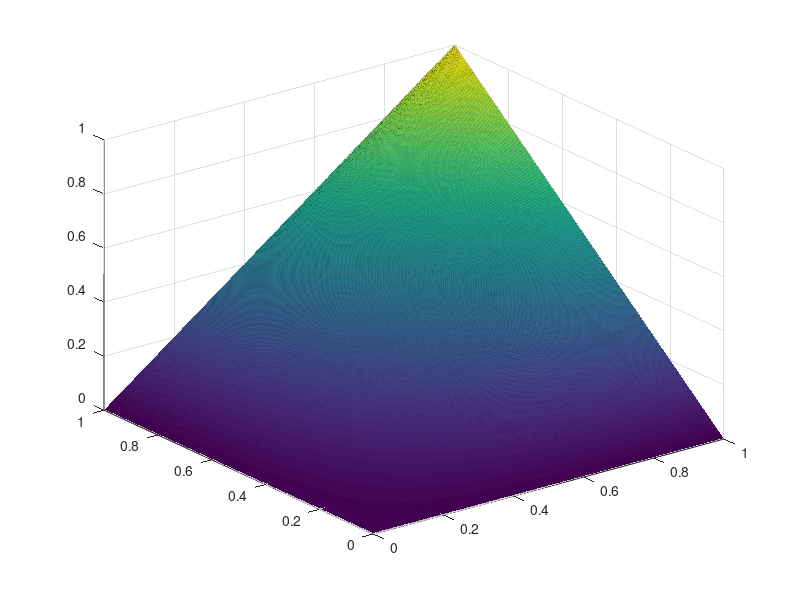

Here is the MATLAB script that generated this plot: (Note: this script raises an error after producing the figure.)
close all

% Reward parameter
Ra                  = 0:.001:1;
Rb                  = 0:.001:1;
R                   = 1;

%% NEUTRAL
for iA = 1:length(Ra)
    for iB = 1:length(Rb)
        RA(iA,iB) 	= (Ra(iA) * Rb(iB)) * R;
        RB(iA,iB) 	= (Ra(iA) * Rb(iB)) * R;
    end
end

f                   = figure;
im                  = surf(Ra,Rb,RA);
im.LineStyle        = 'none';
ax                  = gca;
ax.Title.String     = 'NEUTRAL: Reward Player A';
ax.XTick            = [0 .5 1];
ax.YTick            = [0 .5 1];
ax.ZTick            = [0 .5 1];
ax.ZTickLabel       = {'0','50','100'};
ax.FontSize         = 16;
ax.XLabel.String    = 'Accuracy [norm]';
ax.YLabel.String    = 'Confidence [norm]';
ax.ZLabel.String    = 'Reward [%]';
colormap turbo
print(f, '/Users/fschneider/Desktop/neutralA', '-r300', '-dpng');

f                   = figure;
im                  = surf(Ra,Rb,RB);
im.LineStyle        = 'none';
ax                  = gca;
ax.Title.String     = 'NEUTRAL: Reward Player B';
ax.XTick            = [0 .5 1];
ax.YTick            = [0 .5 1];
ax.ZTick            = [0 .5 1];
ax.ZTickLabel       = {'0','50','100'};
ax.FontSize         = 16;
ax.XLabel.String    = 'Accuracy [norm]';
ax.YLabel.String    = 'Confidence [norm]';
ax.ZLabel.String    = 'Reward [%]';
colormap turbo
print(f, '/Users/fschneider/Desktop/neutralB', '-r300', '-dpng');

%% COMPETITION

%%% FINITE AMOUNT [Igors formula] %%%
for iA = 1:length(Ra)
    for iB = 1:length(Rb)
        RA(iA,iB) 	= (max([Ra(iA) Rb(iB)]) * R) * (Ra(iA) / (Ra(iA) + Rb(iB)));
        RB(iA,iB) 	= (max([Ra(iA) Rb(iB)]) * R) * (Rb(iB) / (Ra(iA) + Rb(iB)));
    end
end

f                   = figure;
im                  = surf(Ra,Rb,RA);
im.LineStyle        = 'none';
ax                  = gca;
ax.Title.String     = 'FINITE: Reward Player A';
ax.XTick            = [0 .5 1];
ax.YTick            = [0 .5 1];
ax.ZTick            = [0 .5 1];
ax.FontSize         = 16;
ax.XLabel.String    = {'Score B'; '[Acc * Conf]'};
ax.YLabel.String    = {'Score A'; '[Acc * Conf]'};
ax.ZLabel.String    = 'Reward [a.u.]';
colormap turbo
print(f, '/Users/fschneider/Desktop/IgorA', '-r300', '-dpng');

f                   = figure;
im                  = surf(Ra,Rb,RB);
im.LineStyle        = 'none';
ax                  = gca;
ax.Title.String     = 'FINITE: Reward Player B';
ax.XTick            = [0 .5 1];
ax.YTick            = [0 .5 1];
ax.ZTick            = [0 .5 1];
ax.FontSize         = 16;
ax.XLabel.String    = {'Score B'; '[Acc * Conf]'};
ax.YLabel.String    = {'Score A'; '[Acc * Conf]'};
ax.ZLabel.String    = 'Reward [a.u.]';
colormap turbo
print(f, '/Users/fschneider/Desktop/IgorB', '-r300', '-dpng');

%%% ZERO SUM %%%
for iA = 1:length(Ra)
    for iB = 1:length(Rb)
        if Ra(iA) >= Rb(iB)
            RA(iA,iB) 	= Ra(iA);
            RB(iA,iB) 	= -Ra(iA);
        else
            RA(iA,iB) 	= -Rb(iB);
            RB(iA,iB) 	= Rb(iB);
        end
    end
end

% Plot
f                   = figure;
im                  = surf(Ra,Rb,RA);
im.LineStyle        = 'none';
ax                  = gca;
ax.Title.String     = 'ZERO SUM: Reward Player A';
ax.XTick            = [0 .5 1];
ax.YTick            = [0 .5 1];
ax.ZTick            = [-1 -.5 0 .5 1];
ax.ZTickLabel       = {'-100','-50','0','50','100'};
ax.FontSize         = 16;
ax.XLabel.String    = {'Score B'; '[Acc * Conf]'};
ax.YLabel.String    = {'Score A'; '[Acc * Conf]'};
ax.ZLabel.String    = 'Reward [%]';
colormap turbo
print(f, '/Users/fschneider/Desktop/ZeroSumA', '-r300', '-dpng');

f                   = figure;
im                  = surf(Ra,Rb,RB);
im.LineStyle        = 'none';
ax                  = gca;
ax.Title.String     = 'ZERO SUM: Reward Player B';
ax.XTick            = [0 .5 1];
ax.YTick            = [0 .5 1];
ax.ZTick            = [-1 -.5 0 .5 1];
ax.ZTickLabel       = {'-100','-50','0','50','100'};
ax.FontSize         = 16;
ax.XLabel.String    = {'Score B'; '[Acc * Conf]'};
ax.YLabel.String    = {'Score A'; '[Acc * Conf]'};
ax.ZLabel.String    = 'Reward [%]';
colormap turbo
print(f, '/Users/fschneider/Desktop/ZeroSumB', '-r300', '-dpng');


%% CO-ACTION

for iA = 1:length(Ra)
    for iB = 1:length(Rb)
        Rsum(iA,iB) 	= sum([Ra(iA),Rb(iB)]) * R;
        Rmin(iA,iB) 	= min(Ra(iA),Rb(iB)) * R;
    end
end

% Plot
f                   = figure;
im                  = surf(Ra,Rb,Rmin);
im.LineStyle        = 'none';
ax                  = gca;
ax.Title.String     = 'COACTION: Min(RewA,RewB)';
ax.XTick            = [0 .5 1];
ax.YTick            = [0 .5 1];
ax.ZTick            = [0 .5 1];
ax.ZTickLabel       = {'0','50','100'};
ax.FontSize         = 16;
ax.XLabel.String    = {'Score B'; '[Acc * Conf]'};
ax.YLabel.String    = {'Score A'; '[Acc * Conf]'};
ax.ZLabel.String    = 'Reward [%]';
colormap turbo
print(f, '/Users/fschneider/Desktop/Coaction_min', '-r300', '-dpng');

f                   = figure;
im                  = surf(Ra,Rb,Rsum);
im.LineStyle        = 'none';
ax                  = gca;
ax.Title.String     = 'COACTION: Sum(RewA, RewB)';
ax.XTick            = [0 .5 1];
ax.YTick            = [0 .5 1];
ax.ZTick            = [0 .5 1 1.5 2];
ax.ZTickLabel       = {'0','50','100','150','200'};
ax.FontSize         = 16;
ax.XLabel.String    = {'Score B'; '[Acc * Conf]'};
ax.YLabel.String    = {'Score A'; '[Acc * Conf]'};
ax.ZLabel.String    = 'Reward [%]';
colormap turbo
print(f, '/Users/fschneider/Desktop/Coaction_sum', '-r300', '-dpng');
